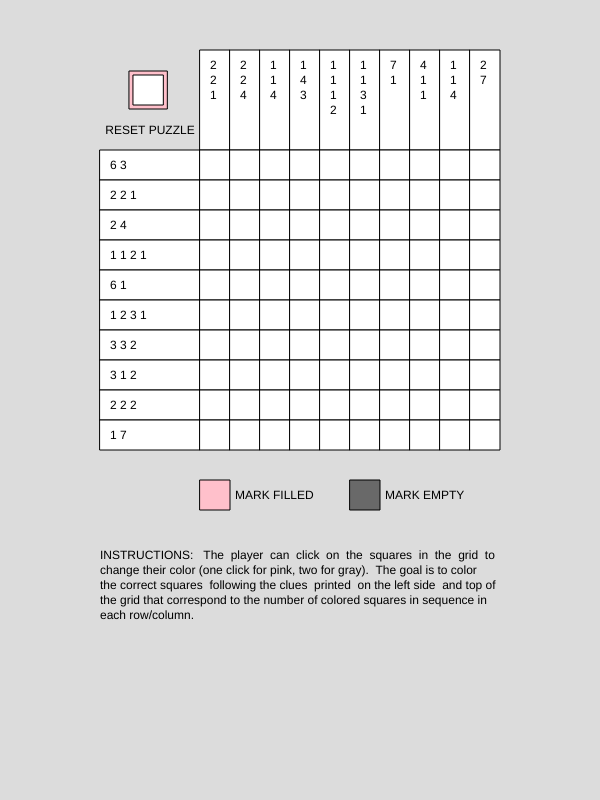
Frame 1 (no input)
Frame 60 (no input): identical to frame 1, image omitted
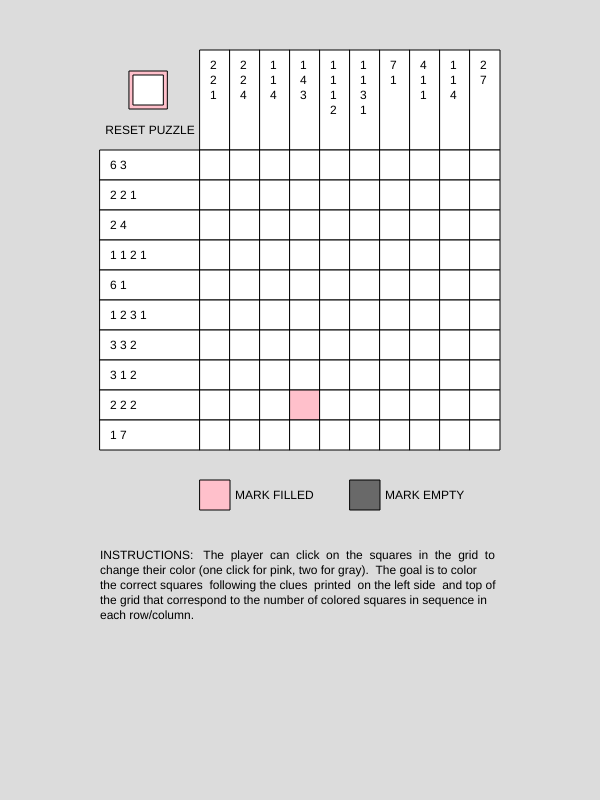
Frame 120 (the mouse pressed at the canvas centre since frame 60)

The p5.js sketch that drew these frames (run headless with seeded random() and noise() and a simulated clock; from frame 60 on, the mouse is pressed at the canvas centre):

// p5.js sketch
// ── sketch.js
let completeGame = false;

let instructions = "INSTRUCTIONS:   The  player  can  click  on  the  squares  in  the  grid  to change their color (one click for pink, two for gray).  The goal is to color the correct squares  following the clues  printed  on the left side  and top of the grid that correspond to the number of colored squares in sequence in each row/column."

//colors
let blank = 'white';
let filled = 'pink';
let ignored = 'dimgray';
let completeLine = 'gainsboro';
let words = 'black';

//board sizing
let size = 10;
let width = 30;
let offset = size * 10;
let topBorder = size * 5
let sideBorder = size * 10

//data storage
let grid;
let puzzle;
let horizontalHeadings = [];
let verticalHeadings = [];
let horizontalValues = [];
let verticalValues = [];
let rowStatus = [];
let colStatus = [];

function newPuzzle() {
  let puzzle = [];
  for (let i = 0; i < size; i++) {
    puzzle[i] = [];
    for (let j = 0; j < size; j++) {
      puzzle[i][j] = (Math.random() > 0.35);
    }
  }
  return puzzle;
}

function newGrid() {
  let grid = [];
  for (let i = 0; i < size; i++) {
    grid[i] = [];
    for (let j = 0; j < size; j++) {
      grid[i][j] = "b";
    }
  }
  return grid;
}

function setup() {
  createCanvas(60 * size, 80 * size);
  grid = newGrid();
  puzzle = newPuzzle();

  for (let i = 0; i < size; i++) {
    rowStatus[i] = blank;
    colStatus[i] = blank;
  }

  //create number clues
  for (let i = 0; i < size; i++) {
    horizontalValues[i] = [0];
    verticalValues[i] = [0];
    let hcount = 0;
    let vcount = 0;
    for (let j = 0; j < size; j++) {
      if (puzzle[i][j]) {
        hcount++;
      } else if (hcount !== 0) {
        horizontalValues[i].push(hcount);
        hcount = 0;
      }
      if (puzzle[j][i]) {
        vcount++;
      } else if (vcount !== 0) {
        verticalValues[i].push(vcount);
        vcount = 0;
      }
    }
    if (hcount !== 0) {
      horizontalValues[i].push(hcount);
    }
    if (vcount !== 0) {
      verticalValues[i].push(vcount);
    }
    if (horizontalValues[i].length > 1) {
      horizontalValues[i].shift();
    }
    if (verticalValues[i].length > 1) {
      verticalValues[i].shift();
    }
  }

  //create 'number clue' strings for row & col
  for (let i = 0; i < size; i++) {
    horizontalHeadings[i] = horizontalValues[i].join("\n");
    verticalHeadings[i] = verticalValues[i].join(" ");
  }

}

function draw() {
  background(220);

  //reset button
  fill(filled);
  rect(sideBorder + offset / 3 - 4, topBorder + offset / 4 - 4, width + 8, width + 8);
  fill(blank);
  rect(sideBorder + offset / 3, topBorder + offset / 4, width, width);
  fill(words);
  textAlign(CENTER);
  text("RESET PUZZLE", sideBorder, topBorder + 3 * offset / 4, offset, width);
  textAlign(LEFT);

  //grid headers (with number clues)
  for (let i = 0; i < size; i++) {
    fill(rowStatus[i]);
    rect(i * width + offset + sideBorder, topBorder, width, offset);
    fill(colStatus[i]);
    rect(sideBorder, i * width + offset + topBorder, offset, width);

    fill(words);
    text(horizontalHeadings[i], i * width + offset + sideBorder + 10, topBorder + 10, width, offset);
    text(verticalHeadings[i], sideBorder + 10, i * width + offset + topBorder + 10, offset, width);
  }

  //grid
  for (let i = 0; i < size; i++) {
    for (let j = 0; j < size; j++) {
      let c = grid[i][j];
      if (c === "b") fill(blank);
      if (c === "f") fill(filled);
      if (c === "i") fill(ignored);
      rect(i * width + offset + sideBorder, j * width + offset + topBorder, width);
    }
  }

  //color guide at bottom
  fill(filled);
  rect(offset + sideBorder, size * width + offset + width + topBorder, width, width);
  fill(words);
  text("MARK FILLED", offset + width + sideBorder + 5, size * width + offset + width + topBorder + 10, (size - 2) / 2 * width, width);

  fill(ignored);
  rect(size * width / 2 + offset + sideBorder, (size + 1) * width + offset + topBorder, width, width);
  fill(words);
  text("MARK EMPTY", size * width / 2 + offset + width + 5 + sideBorder, (size + 1) * width + offset + 10 + topBorder, (size - 2) / 2 * width, width);

  // complete game modal
  if (completeGame) {
    fill('rgba(105, 105, 105, 0.5)');
    rect(sideBorder, topBorder, size * width + offset, size * width + offset);
    fill(blank);
    rect(30 * size - 60, 25 * size - 60, 22 * size, 16 * size);
    fill(words);
    textAlign(CENTER);
    text("CONGRATULATIONS\nPUZZLE COMPLETE", 30 * size - 60, 25 * size - 30, 22 * size, 16 * size);

    fill(filled);
    rect(30 * size + 30, 25 * size + 11, width + 8, width + 8);
    fill(blank);
    rect(30 * size + 34, 25 * size + 15, width, width);
    fill(words);
    text("PLAY AGAIN", 30 * size - 60, 25 * size + 60, 22 * size, 16 * size);
    textAlign(LEFT);
  }

  fill(words);
  text(instructions, sideBorder, topBorder + offset + size * width + 100, 60 * size - sideBorder * 2, 10 * size);

}

function isIn(i, j, mX, mY) {
  let x = i * width + offset + sideBorder;
  let y = j * width + offset + topBorder;
  return (mX > x && mX < x + width && mY > y && mY < y + width);
}

//check if any rows or columns are complete
function checkLines() {
  for (let i = 0; i < size; i++) {

    let horizontalSubStr = "";
    let verticalSubStr = ""

    //turn grid into strings for each row
    for (let j = 0; j < size; j++) {
      horizontalSubStr += grid[i][j];
      verticalSubStr += grid[j][i];
    }

    //build regular expressions
    let horizontalRegEx = "^(b|i)*"
    let verticalRegEx = "^(b|i)*";

    for (let j = 0; j < horizontalValues[i].length - 1; j++) {
      horizontalRegEx += "f{" + horizontalValues[i][j] + "}(b|i)+";
    }

    for (let j = 0; j < verticalValues[i].length - 1; j++) {
      verticalRegEx += "f{" + verticalValues[i][j] + "}(b|i)+";
    }

    horizontalRegEx = new RegExp(horizontalRegEx + "f{" + horizontalValues[i][horizontalValues[i].length - 1] + "}(b|i)*$");
    verticalRegEx = new RegExp(verticalRegEx + "f{" + verticalValues[i][verticalValues[i].length - 1] + "}(b|i)*$");

    //update row/col status (based on completed rows/columns)
    if (horizontalRegEx.test(horizontalSubStr)) {
      rowStatus[i] = completeLine;
    } else {
      rowStatus[i] = blank;
    }

    if (verticalRegEx.test(verticalSubStr)) {
      colStatus[i] = completeLine;
    } else {
      colStatus[i] = blank;
    }
  }
}

function checkWin() {
  for (let i = 0; i < size; i++) {
    if (rowStatus[i] == blank || colStatus[i] == blank) {
      return;
    }
  }
  completeGame = true;
}

function mousePressed() {
  //when puzzle is complete, the only buttons that can be pressed are "Play Aagain"
  if (completeGame) {
    let x = 30 * size + 30;
    let y = 25 * size + 11;
    if (mouseX > x && mouseX < x + width + 8 && mouseY > y && mouseY < y + width + 8) {
      completeGame = false;
      setup();
    }
    return;
  }

  //Checks if player pressed "Reset"
  let x = sideBorder + offset / 3 - 4;
  let y = topBorder + offset / 4 - 4;
  if (mouseX > x && mouseX < x + width + 8 && mouseY > y && mouseY < y + width + 8) {
    grid = newGrid();
    checkLines();
    return;
  }

  //Checks if player pressed any of the grid squares
  for (let i = 0; i < size; i++) {
    for (let j = 0; j < size; j++) {
      if (isIn(i, j, mouseX, mouseY)) {
        if (grid[i][j] === "b") {
          grid[i][j] = "f";
        } else if (grid[i][j] === "f") {
          grid[i][j] = "i";
        } else if (grid[i][j] === "i") {
          grid[i][j] = "b";
        }
        checkLines();
        checkWin();
        return;
      }
    }
  }
}
